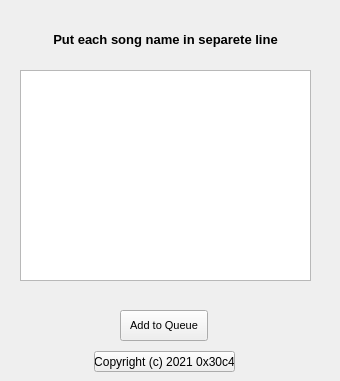
  <widget class="QWidget" name="centralwidget">
   <widget class="QPushButton" name="cpb">
    <property name="geometry">
     <rect>
      <x>94</x>
      <y>351</y>
      <width>141</width>
      <height>21</height>
     </rect>
    </property>
    <property name="styleSheet">
     <string notr="true">font: 75 7pt &quot;MS Shell Dlg 2&quot;;</string>
    </property>
    <property name="text">
     <string>Copyright (c) 2021 0x30c4</string>
    </property>
   </widget>
   <widget class="QPushButton" name="add2qB">
    <property name="geometry">
     <rect>
      <x>120</x>
      <y>310</y>
      <width>88</width>
      <height>31</height>
     </rect>
    </property>
    <property name="font">
     <font>
      <family>MS Shell Dlg 2</family>
      <pointsize>8</pointsize>
      <weight>9</weight>
      <italic>false</italic>
      <bold>false</bold>
     </font>
    </property>
    <property name="toolTip">
     <string>&lt;html&gt;&lt;head/&gt;&lt;body&gt;&lt;p&gt;&lt;span style=&quot; font-size:9pt; font-weight:600;&quot;&gt;&lt;strong&gt;Add To Queue&lt;/strong&gt;&lt;/span&gt;&lt;/p&gt;&lt;/body&gt;&lt;/html&gt;</string>
    </property>
    <property name="styleSheet">
     <string notr="true">font: 75 8pt &quot;MS Shell Dlg 2&quot;;</string>
    </property>
    <property name="text">
     <string>Add to Queue</string>
    </property>
   </widget>
   <widget class="QPlainTextEdit" name="qsi">
    <property name="geometry">
     <rect>
      <x>20</x>
      <y>70</y>
      <width>291</width>
      <height>211</height>
     </rect>
    </property>
   </widget>
   <widget class="QLabel" name="label">
    <property name="geometry">
     <rect>
      <x>0</x>
      <y>19</y>
      <width>331</width>
      <height>41</height>
     </rect>
    </property>
    <property name="font">
     <font>
      <pointsize>10</pointsize>
      <weight>75</weight>
      <bold>true</bold>
     </font>
    </property>
    <property name="contextMenuPolicy">
     <enum>Qt::ActionsContextMenu</enum>
    </property>
    <property name="text">
     <string>Put each song name in separete line</string>
    </property>
    <property name="alignment">
     <set>Qt::AlignCenter</set>
    </property>
   </widget>
  </widget>
